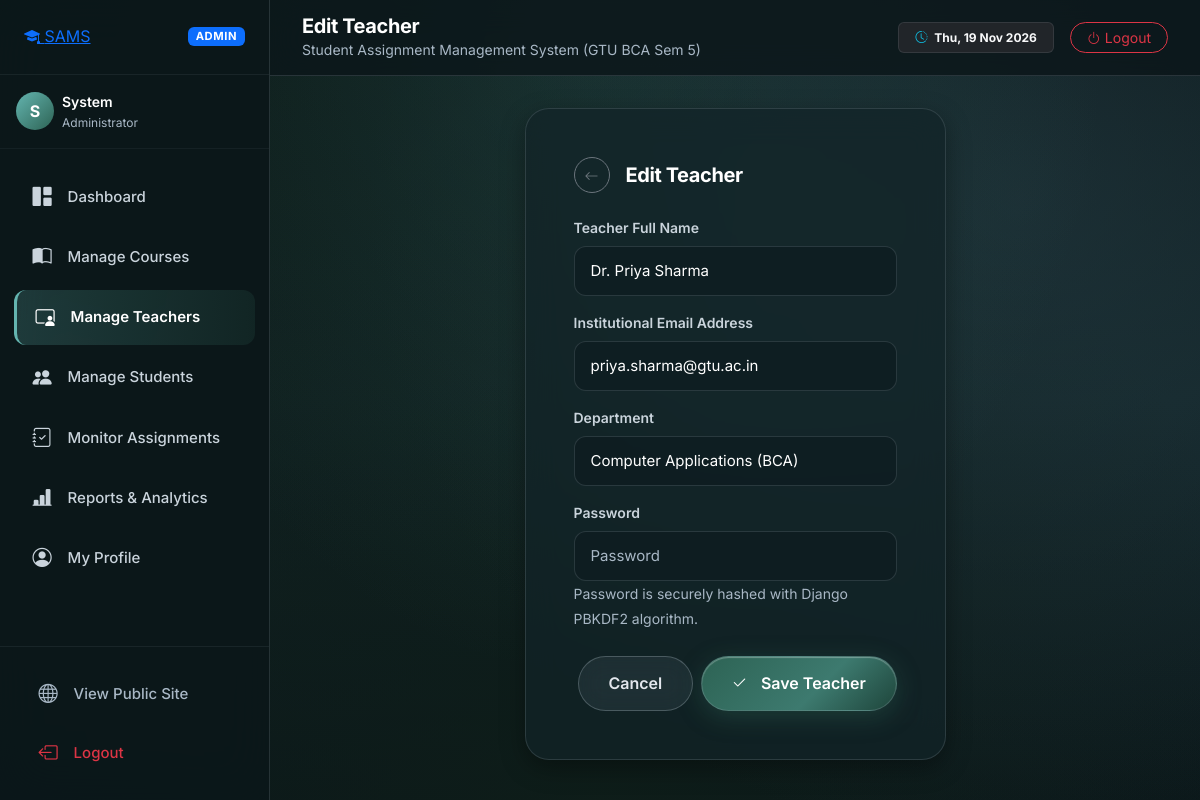
The app's page /admin-panel/teachers/edit/1/ (signed in) with its own data.
### sams_app/models.py (models this page shows, shortened)
class Teacher(models.Model):
    teacher_id = models.AutoField(primary_key=True)
    teacher_name = models.CharField(max_length=50)
    teacher_email = models.CharField(max_length=50, unique=True)
    department = models.CharField(max_length=50)
    teacher_password = models.CharField(max_length=100)
    user = models.OneToOneField(User, on_delete=models.CASCADE, related_name='teacher_profile', null=True, blank=True)
    class Meta:
        db_table = 'teacher'
        verbose_name = 'Teacher'
        verbose_name_plural = 'Teachers'

### sams_app/views.py (the view)
# urls.py: path('admin-panel/teachers/edit/<int:teacher_id>/', views.admin_teacher_edit, name='admin_teacher_edit'),
@admin_required
def admin_teacher_edit(request, teacher_id):
    teacher = get_object_or_404(Teacher, teacher_id=teacher_id)
    if request.method == 'POST':
        form = TeacherForm(request.POST, instance=teacher)
        if form.is_valid():
            t = form.save(commit=False)
            pwd = form.cleaned_data['teacher_password']
            if pwd and not pwd.startswith('pbkdf2_'):
                if teacher.user:
                    teacher.user.set_password(pwd)
                    teacher.user.save()
                    t.teacher_password = teacher.user.password
            t.save()
            if teacher.user:
                teacher.user.email = t.teacher_email
                teacher.user.first_name = t.teacher_name
                teacher.user.save()
            messages.success(request, f"Teacher '{teacher.teacher_name}' updated.")
            return redirect('admin_teachers')
    else:
        form = TeacherForm(instance=teacher)
    return render(request, 'admin_panel/teacher_form.html', {'form': form, 'teacher': teacher, 'title': 'Edit Teacher'})

### sams_app/forms.py
class TeacherForm(forms.ModelForm):
    class Meta:
        model = Teacher
        fields = ['teacher_name', 'teacher_email', 'department', 'teacher_password']
        widgets = {
            'teacher_name': forms.TextInput(attrs={'class': 'form-control-cosmic', 'placeholder': 'Teacher Full Name', 'required': True}),
            'teacher_email': forms.EmailInput(attrs={'class': 'form-control-cosmic', 'placeholder': 'Email Address', 'required': True}),
            'department': forms.TextInput(attrs={'class': 'form-control-cosmic', 'placeholder': 'Department (e.g. Computer Science)', 'required': True}),
            'teacher_password': forms.PasswordInput(attrs={'class': 'form-control-cosmic', 'placeholder': 'Password', 'required': True}),
        }

### sams_app/context_processors.py (called while the page is built, shortened)
def sams_context(request):
    ctx = {
        'APP_NAME': 'Student Assignment Management System',
        'APP_SHORT': 'SAMS',
        'TAGLINE': 'Submit Smart. Grade Faster.',
        'user_role': None,
        'user_profile': None,
        'pending_reviews_count': 0,
        'upcoming_deadlines_count': 0,
    }
    if not request.user.is_authenticated:
        return ctx
    user = request.user
    if hasattr(user, 'admin_profile') or user.is_superuser:
        ctx['user_role'] = 'admin'
        try:
            ctx['user_profile'] = user.admin_profile
        except Exception:
            ctx['user_profile'] = None
    return ctx

### templates/admin_panel/teacher_form.html (shortened to what this page needs)
{% extends 'app_base.html' %}
{% load static %}
{% block page_title %}{{ title }}{% endblock %}
{% block content %}
<div class="row justify-content-center">
  <div class="col-lg-6 col-md-8">
    <div class="glass-card p-4 p-md-5">
      <div class="d-flex align-items-center gap-3 mb-4">
        <a href="{% url 'admin_teachers' %}" class="btn btn-sm btn-outline-secondary rounded-circle" style="width: 36px; height: 36px; display: inline-flex; align-items: center; justify-content: center;">
          <i class="bi bi-arrow-left"></i>
        </a>
        <h3 class="h5 fw-bold text-white mb-0">{{ title }}</h3>
      </div>
      <form method="POST">
        <div class="mb-3">
          <label class="form-label-cosmic">Teacher Full Name</label>
          {{ form.teacher_name }}
        </div>
        <div class="mb-3">
          <label class="form-label-cosmic">Institutional Email Address</label>
          {{ form.teacher_email }}
        </div>
        <div class="mb-3">
          <label class="form-label-cosmic">Department</label>
          {{ form.department }}
        </div>
        <div class="mb-4">
          <label class="form-label-cosmic">Password</label>
          {{ form.teacher_password }}
          <small class="text-muted-cosmic">Password is securely hashed with Django PBKDF2 algorithm.</small>
        </div>
        <div class="d-flex justify-content-end gap-2">
          <a href="{% url 'admin_teachers' %}" class="btn-cosmic-glass">Cancel</a>
          <button type="submit" class="btn-cosmic-primary">
            <i class="bi bi-check2 me-1"></i>Save Teacher
          </button>
        </div>
      </form>
    </div>
  </div>
</div>
{% endblock %}

### templates/app_base.html (shortened to what this page needs)
{% load static %}
<!DOCTYPE html>
<html lang="en">
<head>
  <link href="https://cdn.jsdelivr.net/npm/bootstrap@5.3.3/dist/css/bootstrap.min.css" rel="stylesheet">
  <link rel="stylesheet" href="https://cdn.jsdelivr.net/npm/bootstrap-icons@1.11.3/font/bootstrap-icons.min.css">
  <link rel="stylesheet" href="{% static 'css/design-tokens.css' %}">
  <link rel="stylesheet" href="{% static 'css/theme.css' %}">
</head>
<body>
  <div class="app-layout">
    <aside class="app-sidebar">
      <div class="sidebar-header d-flex align-items-center justify-content-between">
        <a href="{% url 'home' %}" class="brand-pill">
          <span class="brand-icon"><i class="bi bi-mortarboard-fill"></i></span>
          <span>SAMS</span>
        </a>
        <span class="badge {% if user_role == 'admin' %}bg-primary{% elif user_role == 'teacher' %}bg-warning text-dark{% else %}bg-success{% endif %} text-uppercase px-2 py-1" style="font-size: 0.7rem; letter-spacing: 0.05em;">
          {{ user_role|default:"User" }}
        </span>
      </div>
      <div class="p-3 border-bottom border-secondary border-opacity-10">
        <div class="d-flex align-items-center gap-2">
          <div class="rounded-circle d-flex align-items-center justify-content-center text-white fw-bold" style="width: 38px; height: 38px; background: linear-gradient(135deg, var(--color-cyan-glow), var(--color-cosmic-700)); font-size: 1rem;">
            {{ user.first_name|default:user.username|slice:":1"|upper }}
          </div>
          <div class="overflow-hidden">
            <div class="text-white fw-semibold text-truncate small">{{ user.first_name|default:user.username }}</div>
            <div class="text-muted-cosmic text-truncate" style="font-size: 0.75rem;">
              {% if user_role == 'student' %}
                Roll No: {{ user_profile.roll_no }} (Sem {{ user_profile.semester }})
              {% elif user_role == 'teacher' %}
                {{ user_profile.department }}
              {% elif user_role == 'admin' %}
                Administrator
              {% endif %}
            </div>
          </div>
        </div>
      </div>
      <ul class="sidebar-nav">
        {% if user_role == 'admin' %}
          <li>
            <a href="{% url 'admin_dashboard' %}" class="sidebar-link {% if request.resolver_match.url_name == 'admin_dashboard' %}active{% endif %}">
              <i class="bi bi-grid-1x2-fill"></i>
              <span>Dashboard</span>
            </a>
          </li>
          <li>
            <a href="{% url 'admin_courses' %}" class="sidebar-link {% if 'courses' in request.path %}active{% endif %}">
              <i class="bi bi-book-half"></i>
              <span>Manage Courses</span>
            </a>
          </li>
          <li>
            <a href="{% url 'admin_teachers' %}" class="sidebar-link {% if 'teachers' in request.path %}active{% endif %}">
              <i class="bi bi-person-video3"></i>
              <span>Manage Teachers</span>
            </a>
          </li>
          <li>
            <a href="{% url 'admin_students' %}" class="sidebar-link {% if 'students' in request.path %}active{% endif %}">
              <i class="bi bi-people-fill"></i>
              <span>Manage Students</span>
            </a>
          </li>
          <li>
            <a href="{% url 'admin_assignments' %}" class="sidebar-link {% if request.resolver_match.url_name == 'admin_assignments' %}active{% endif %}">
              <i class="bi bi-journal-check"></i>
              <span>Monitor Assignments</span>
            </a>
          </li>
          <li>
            <a href="{% url 'admin_reports' %}" class="sidebar-link {% if request.resolver_match.url_name == 'admin_reports' %}active{% endif %}">
              <i class="bi bi-bar-chart-line-fill"></i>
              <span>Reports & Analytics</span>
            </a>
          </li>
          <li>
            <a href="{% url 'admin_profile' %}" class="sidebar-link {% if request.resolver_match.url_name == 'admin_profile' %}active{% endif %}">
              <i class="bi bi-person-circle"></i>
              <span>My Profile</span>
            </a>
          </li>
        {% endif %}
      </ul>
      <div class="sidebar-footer">
        <a href="{% url 'home' %}" class="sidebar-link text-muted-cosmic mb-1" target="_blank">
          <i class="bi bi-globe"></i>
          <span>View Public Site</span>
        </a>
        <a href="{% url 'logout' %}" class="sidebar-link text-danger">
          <i class="bi bi-box-arrow-left"></i>
          <span>Logout</span>
        </a>
      </div>
    </aside>
    <div class="app-main">
      <header class="app-topbar">
        <div class="d-flex align-items-center gap-3">
          <div>
            <h4 class="mb-0 fw-bold fs-5 text-white">{% block page_title %}{{ title|default:"Dashboard" }}{% endblock %}</h4>
            <div class="small text-muted-cosmic d-none d-sm-block">Student Assignment Management System (GTU BCA Sem 5)</div>
          </div>
        </div>
        <div class="d-flex align-items-center gap-3">
          <span class="badge bg-dark border border-secondary border-opacity-25 py-2 px-3 text-light d-none d-md-inline-block">
            <i class="bi bi-clock-history me-1 text-info"></i> {% now "D, d M Y" %}
          </span>
          <a href="{% url 'logout' %}" class="btn btn-sm btn-outline-danger rounded-pill px-3">
            <i class="bi bi-power me-1"></i>Logout
          </a>
        </div>
      </header>
      <div class="app-content">
        {% block content %}{% endblock %}
      </div>
    </div>
  </div>
</body>
</html>

### static/css/design-tokens.css (style rules this page uses)
:root { --color-nordic-deep: #0b171a; --color-nordic-dark: #122428; --color-nordic-surface: #183035; --color-nordic-elevated: #1f3a40; --color-pine-900: #0e1d19; --color-pine-700: #1b3b32; --color-pine-500: #2d6354; --color-pine-400: #3a7d6b; --color-mist-teal: #3d7a6f; --color-frost-cyan: #64b5b0; --color-water-slate: #2b444c; --color-mist-fog: #a9b8c6; --color-mist-sky: #e3e7ed; --color-ripple-glow: #bcc8d4; --color-boat-wood: #ebd9d4; --color-boat-wood-dark: #c4ac9e; --color-boat-hull: #101e28; --color-cosmic-950: #0b171a; --color-cosmic-900: #122428; --color-cosmic-800: #183035; --color-cosmic-700: #2d6354; --color-cosmic-600: #3d7a6f; --color-cyan-glow: #64b5b0; --color-coral-500: #d4a373; --color-peach-300: #ebd9d4; --color-grass-900: #0e1d19; --color-grass-700: #1b3b32; --color-grass-600: #2d6354; --color-grass-400: #64b5b0; --color-amber-500: #d4a373; --color-star-white: #e3e7ed; --color-star-ice: #a9b8c6; --color-slate-900: #0b171a; --color-slate-800: #122428; --color-slate-700: #2b444c; --color-slate-400: #a9b8c6; --color-slate-200: #cad4dc; --color-slate-100: #e3e7ed; --color-glass-card: rgba(18, 36, 40, 0.74); --color-glass-card-hover: rgba(27, 52, 58, 0.85); --color-glass-border: rgba(188, 200, 212, 0.16); --color-glass-border-hover: rgba(100, 181, 176, 0.45); --color-glass-input: rgba(14, 29, 32, 0.75); --color-glass-nav: rgba(11, 23, 26, 0.85); --color-status-pending: #d4a373; --color-status-pending-bg: rgba(212, 163, 115, 0.16); --color-status-pending-border: rgba(212, 163, 115, 0.35); --color-status-submitted: #4a9ea8; --color-status-submitted-bg: rgba(74, 158, 168, 0.16); --color-status-submitted-border: rgba(74, 158, 168, 0.35); --color-status-late: #d96b6b; --color-status-late-bg: rgba(217, 107, 107, 0.16); --color-status-late-border: rgba(217, 107, 107, 0.35); --color-status-evaluated: #38a37a; --color-status-evaluated-bg: rgba(56, 163, 122, 0.16); --color-status-evaluated-border: rgba(56, 163, 122, 0.35); --color-status-returned: #6a8eae; --color-status-returned-bg: rgba(106, 142, 174, 0.16); --color-status-returned-border: rgba(106, 142, 174, 0.35); --font-primary: 'Inter', system-ui, -apple-system, BlinkMacSystemFont, "Segoe UI", Roboto, sans-serif; --font-display: 'Inter', system-ui, -apple-system, sans-serif; --font-size-xs: 0.75rem; --font-size-sm: 0.875rem; --font-size-base: 1rem; --font-size-lg: 1.125rem; --font-size-xl: 1.25rem; --font-size-2xl: 1.5rem; --font-size-3xl: 1.875rem; --font-size-4xl: 2.25rem; --font-size-5xl: 3rem; --font-size-hero: clamp(2.25rem, 5.5vw, 4.0rem); --radius-xs: 4px; --radius-sm: 8px; --radius-md: 12px; --radius-lg: 16px; --radius-xl: 24px; --radius-2xl: 32px; --radius-full: 9999px; --shadow-sm: 0 2px 8px rgba(0, 0, 0, 0.25); --shadow-md: 0 8px 24px rgba(0, 0, 0, 0.35); --shadow-lg: 0 16px 40px rgba(0, 0, 0, 0.45); --shadow-xl: 0 24px 60px rgba(0, 0, 0, 0.55); --shadow-glow: 0 0 32px rgba(100, 181, 176, 0.25); --shadow-glow-warm: 0 0 32px rgba(212, 163, 115, 0.25); --space-1: 0.25rem; --space-2: 0.5rem; --space-3: 0.75rem; --space-4: 1rem; --space-5: 1.25rem; --space-6: 1.5rem; --space-8: 2rem; --space-10: 2.5rem; --space-12: 3rem; --space-16: 4rem; --space-20: 5rem; --space-24: 6rem; --ease-smooth: cubic-bezier(0.16, 1, 0.3, 1); --ease-bounce: cubic-bezier(0.34, 1.56, 0.64, 1); --ease-ripple: cubic-bezier(0.25, 0.8, 0.25, 1); --dur-fast: 150ms; --dur-base: 300ms; --dur-slow: 600ms; --dur-ripple: 4500ms; --dur-float: 6000ms; }

### records on screen
Teacher: teacher_name "Dr. Priya Sharma", teacher_email "priya.sharma@gtu.ac.in", department "Computer Applications (BCA)"

### other values on screen
{{ user_role|default:"User" }} "ADMIN"
{{ user.first_name|default:user.username|slice:":1"|upper }} "S"
{{ user.first_name|default:user.username }} "System"
{{ title }} "Edit Teacher"
